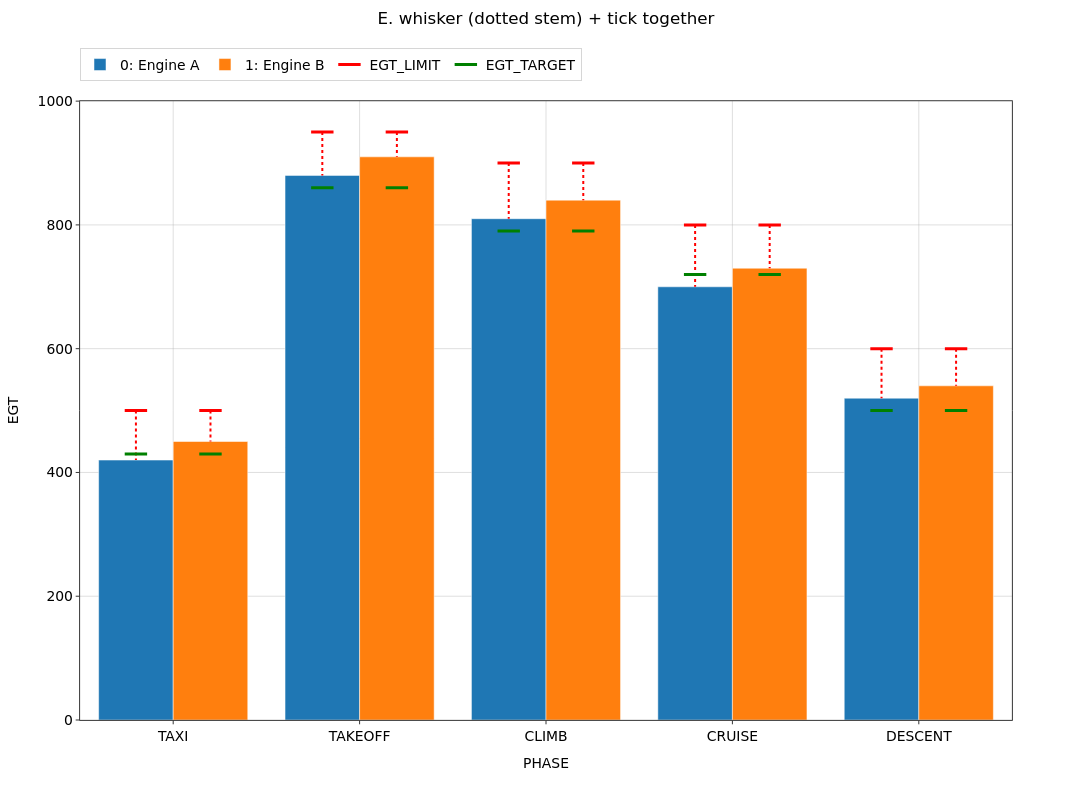

Notebook cell for this chart:
### Markdown cell above
## E. Mixed styles on the same bars

Each overlay column chooses its own style: the red **limit** renders as a whisker
(dashed stem), the green **target** as a tick. In CRUISE the target sits *below*
the bar tops — note the tick simply sits inside the bar, still legible.

### Code cell
uc_mixed = build()
uc_mixed.var_format('EGT_LIMIT',  style='whisker', color='red', linestyle=':')
uc_mixed.var_format('EGT_TARGET', style='tick',    color='green')
fig = uc_mixed.bar(x='PHASE', y='EGT', markers=['EGT_LIMIT', 'EGT_TARGET'],
                   suptitle='E. whisker (dotted stem) + tick together')

check(len(caps_of(fig, 'EGT_LIMIT')) == 2 and len(caps_of(fig, 'EGT_TARGET')) == 2,
      'both overlay columns drawn for both datasets')
check(all(t.line.dash == 'dot' for t in stems_of(fig, 'EGT_LIMIT')),
      'the limit stem is dotted while the target stays a tick')
fig.show()

### Figure 1 — Plotly figure (JSON) as saved in the notebook; plotly's stock layout.template omitted (floating-point values rounded to 4 significant figures)
{"data": [{"alignmentgroup": "bars", "customdata": [1, 1, 1, 1, 1], "hovertemplate": "<b>Engine A</b><br>PHASE: %{x}<br>mean EGT: %{y:.4g} (n=%{customdata})<extra></extra>", "legendgroup": "group_0", "legendrank": 1000, "marker": {"color": "#1f77b4"}, "name": "0: Engine A", "offsetgroup": "set_0", "opacity": 1, "showlegend": true, "type": "bar", "x": ["TAXI", "TAKEOFF", "CLIMB", "CRUISE", "DESCENT"], "xaxis": "x", "y": [420.0, 880.0, 810.0, 700.0, 520.0], "yaxis": "y"}, {"alignmentgroup": "bars", "customdata": [1, 1, 1, 1, 1], "hovertemplate": "<b>Engine A</b><br>PHASE: %{x}<br>mean EGT_LIMIT: %{y:.4g} (n=%{customdata})<extra></extra>", "legendgroup": "marker_EGT_LIMIT", "legendrank": 2000, "marker": {"color": "red", "line": {"color": "red", "width": 3}, "opacity": 1, "size": 16, "symbol": "line-ew"}, "mode": "markers", "name": "EGT_LIMIT", "offsetgroup": "set_0", "showlegend": true, "type": "scatter", "x": ["TAXI", "TAKEOFF", "CLIMB", "CRUISE", "DESCENT"], "xaxis": "x", "y": [500.0, 950.0, 900.0, 800.0, 600.0], "yaxis": "y"}, {"alignmentgroup": "bars", "hoverinfo": "skip", "legendgroup": "marker_EGT_LIMIT", "legendrank": 2000, "line": {"color": "red", "dash": "dot", "width": 2}, "mode": "lines", "name": "EGT_LIMIT (stem)", "offsetgroup": "set_0", "opacity": 1, "showlegend": false, "type": "scatter", "x": ["TAXI", "TAXI", null, "TAKEOFF", "TAKEOFF", null, "CLIMB", "CLIMB", null, "CRUISE", "CRUISE", null, "DESCENT", "DESCENT", null], "xaxis": "x", "y": [500, 420, null, 950, 880, null, 900, 810, null, 800, 700, null, 600, 520, null], "yaxis": "y"}, {"alignmentgroup": "bars", "customdata": [1, 1, 1, 1, 1], "hovertemplate": "<b>Engine A</b><br>PHASE: %{x}<br>mean EGT_TARGET: %{y:.4g} (n=%{customdata})<extra></extra>", "legendgroup": "marker_EGT_TARGET", "legendrank": 2001, "marker": {"color": "green", "line": {"color": "green", "width": 3}, "opacity": 1, "size": 16, "symbol": "line-ew"}, "mode": "markers", "name": "EGT_TARGET", "offsetgroup": "set_0", "showlegend": true, "type": "scatter", "x": ["TAXI", "TAKEOFF", "CLIMB", "CRUISE", "DESCENT"], "xaxis": "x", "y": [430.0, 860.0, 790.0, 720.0, 500.0], "yaxis": "y"}, {"alignmentgroup": "bars", "customdata": [1, 1, 1, 1, 1], "hovertemplate": "<b>Engine B</b><br>PHASE: %{x}<br>mean EGT: %{y:.4g} (n=%{customdata})<extra></extra>", "legendgroup": "group_1", "legendrank": 1001, "marker": {"color": "#ff7f0e"}, "name": "1: Engine B", "offsetgroup": "set_1", "opacity": 1, "showlegend": true, "type": "bar", "x": ["TAXI", "TAKEOFF", "CLIMB", "CRUISE", "DESCENT"], "xaxis": "x", "y": [450.0, 910.0, 840.0, 730.0, 540.0], "yaxis": "y"}, {"alignmentgroup": "bars", "customdata": [1, 1, 1, 1, 1], "hovertemplate": "<b>Engine B</b><br>PHASE: %{x}<br>mean EGT_LIMIT: %{y:.4g} (n=%{customdata})<extra></extra>", "legendgroup": "marker_EGT_LIMIT", "legendrank": 2000, "marker": {"color": "red", "line": {"color": "red", "width": 3}, "opacity": 1, "size": 16, "symbol": "line-ew"}, "mode": "markers", "name": "EGT_LIMIT", "offsetgroup": "set_1", "showlegend": false, "type": "scatter", "x": ["TAXI", "TAKEOFF", "CLIMB", "CRUISE", "DESCENT"], "xaxis": "x", "y": [500.0, 950.0, 900.0, 800.0, 600.0], "yaxis": "y"}, {"alignmentgroup": "bars", "hoverinfo": "skip", "legendgroup": "marker_EGT_LIMIT", "legendrank": 2000, "line": {"color": "red", "dash": "dot", "width": 2}, "mode": "lines", "name": "EGT_LIMIT (stem)", "offsetgroup": "set_1", "opacity": 1, "showlegend": false, "type": "scatter", "x": ["TAXI", "TAXI", null, "TAKEOFF", "TAKEOFF", null, "CLIMB", "CLIMB", null, "CRUISE", "CRUISE", null, "DESCENT", "DESCENT", null], "xaxis": "x", "y": [500, 450, null, 950, 910, null, 900, 840, null, 800, 730, null, 600, 540, null], "yaxis": "y"}, {"alignmentgroup": "bars", "customdata": [1, 1, 1, 1, 1], "hovertemplate": "<b>Engine B</b><br>PHASE: %{x}<br>mean EGT_TARGET: %{y:.4g} (n=%{customdata})<extra></extra>", "legendgroup": "marker_EGT_TARGET", "legendrank": 2001, "marker": {"color": "green", "line": {"color": "green", "width": 3}, "opacity": 1, "size": 16, "symbol": "line-ew"}, "mode": "markers", "name": "EGT_TARGET", "offsetgroup": "set_1", "showlegend": false, "type": "scatter", "x": ["TAXI", "TAKEOFF", "CLIMB", "CRUISE", "DESCENT"], "xaxis": "x", "y": [430.0, 860.0, 790.0, 720.0, 500.0], "yaxis": "y"}], "layout": {"barmode": "group", "height": 800, "hoverlabel": {"font": {"size": 13.9}}, "legend": {"font": {"size": 13.9}, "orientation": "h", "x": 0, "xanchor": "left", "y": 0.9397, "yanchor": "top", "yref": "container"}, "margin": {"t": 86.22}, "meta": {"uc_legend_rows": 1}, "scattermode": "group", "showlegend": true, "title": {"font": {"size": 16.7}, "text": "E. whisker (dotted stem) + tick together", "x": 0.5, "xanchor": "center", "y": 0.985, "yanchor": "top", "yref": "container"}, "width": 1200, "xaxis": {"anchor": "y", "domain": [0, 1], "tickfont": {"size": 13.9}, "title": {"font": {"size": 13.9}, "text": "PHASE"}, "type": "category"}, "yaxis": {"anchor": "x", "domain": [0, 1], "tickfont": {"size": 13.9}, "title": {"font": {"size": 13.9}, "text": "EGT"}}}}
